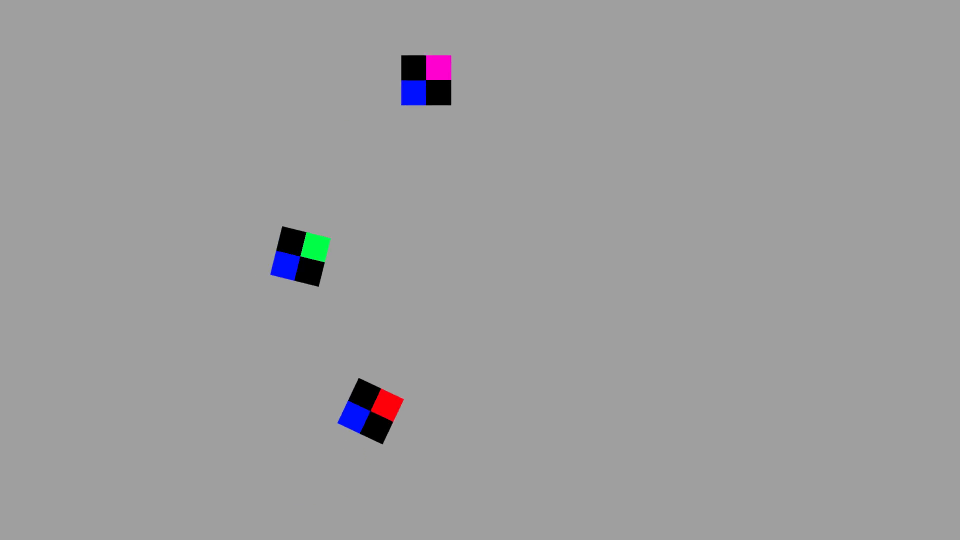
#> input picture frame 12 of Resources/test.mp4, 1920 x 1080 px (shown at 1/2 size)
$ python TestVideo.py
#> lines starting #> are read from the running program, lines starting #| are printed output that depends on the picture; after the words box and inside, x2 and y2 are one past the last pixel; in counts of white or black regions, pixels touching at a corner belong together
from inspect import stack
import math
import time
import cv2
import numpy as np

path = "Resources/test.mp4"

cap = cv2.VideoCapture(path)

kernel = np.ones((5,5), np.uint8)

positions = [(0, 0), (0, 0), (0, 0)]

cTime = 0

m_min = m_max = s_min = s_max = v_min = v_max = 0

success, img = cap.read()
#> img is the input picture: shape (1080, 1920, 3); mean B, G, R 158, 157.1, 157.3

def mMin (x):
    global m_min
    m_min = x
def mMax (x):
    global m_max
    m_max = x
def sMin (x):
    global s_min
    s_min = x
def sMax (x):
    global s_max
    s_max = x
def vMin (x):
    global v_min
    v_min = x
def vMax (x):
    global v_max
    v_max = x

def getContours(img, cTime):
    contours, hierarchy = cv2.findContours(img, cv2.RETR_EXTERNAL, cv2.CHAIN_APPROX_NONE)
    i = 0
    for cnt in contours:
        if cv2.contourArea(cnt) > 500:
            peri = cv2.arcLength(cnt,True)
            aprox = cv2.approxPolyDP(cnt, 0.02*peri, True)
            x, y, w, h = cv2.boundingRect(aprox)
            cx = int (x + w / 2)
            cy = int (y + h / 2)
            speed = math.sqrt((cx - positions[i][0])**2 + (cy - positions[i][1])**2) # deslocamento
            positions[i] = (cx, cy)
            cv2.rectangle(imgContour, (x, y), (x + w, y + h), (0, 255, 0), 2)
            cv2.circle(imgContour, (cx, cy), 7, (0, 0, 255), -1)
            print(f"Robo {i} -> x: {cx} y: {cy} speed: {speed}")
            i += 1
    print()

imgHSV = cv2.cvtColor(img,cv2.COLOR_BGR2HSV)
#> imgHSV: shape (1080, 1920, 3); mean H, S, V 1.2, 2.2, 158.5
imgContour = img.copy()

cv2.namedWindow("Sliders")
cv2.resizeWindow("Sliders",600,300)
cv2.createTrackbar("Matiz mínima","Sliders",0,179,mMin)
cv2.createTrackbar("Matiz máxima","Sliders",179,179,mMax)
cv2.createTrackbar("Saturação mínima","Sliders",101,255,sMin)
cv2.createTrackbar("Saturação máxima","Sliders",255,255,sMax)
cv2.createTrackbar("Valor mínima","Sliders",40,255,vMin)
cv2.createTrackbar("Valor máxima","Sliders",255,255,vMax)

# Calibrando as cores
while True:

    minimos = np.array([m_min,s_min,v_min])
    maximos = np.array([m_max,s_max,v_max])

    mask = cv2.inRange(imgHSV,minimos,maximos)
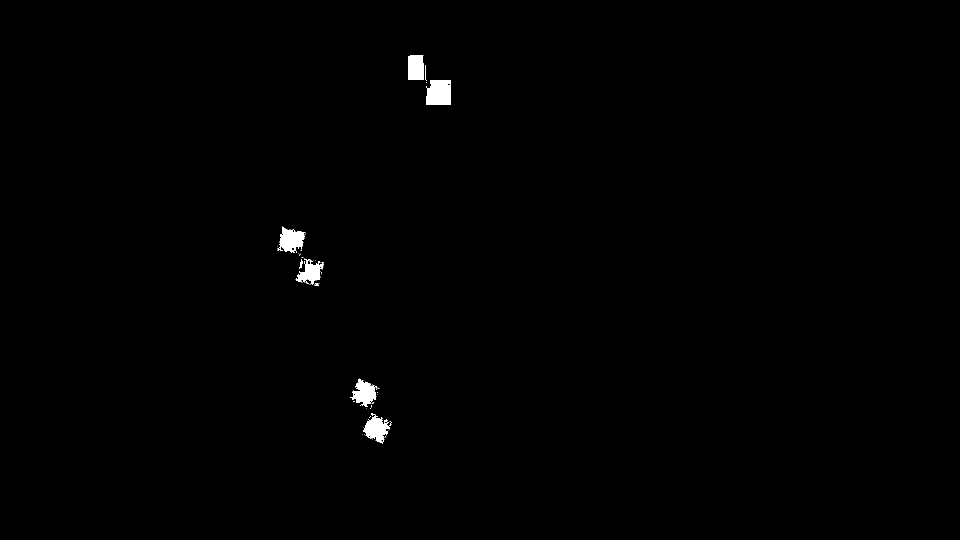
#> mask: shape (1080, 1920) (shown at 1/2 size); 0.51% white; 70 white regions (60 under 20 px), largest, box (x1, y1, x2, y2) and area: (852, 160, 902, 210) 2201, (555, 453, 611, 506) 1799, (726, 831, 780, 888) 1722
    result = cv2.bitwise_and(img,img,mask=mask)
#> result: shape (1080, 1920, 3); every value is 0
    #imgCanny = cv2.Canny(result, 150, 150)
    #imgCanny = cv2.dilate(imgCanny, kernel, iterations=1)
    #getContours(imgCanny)

    stack = np.hstack((img,imgHSV,result))
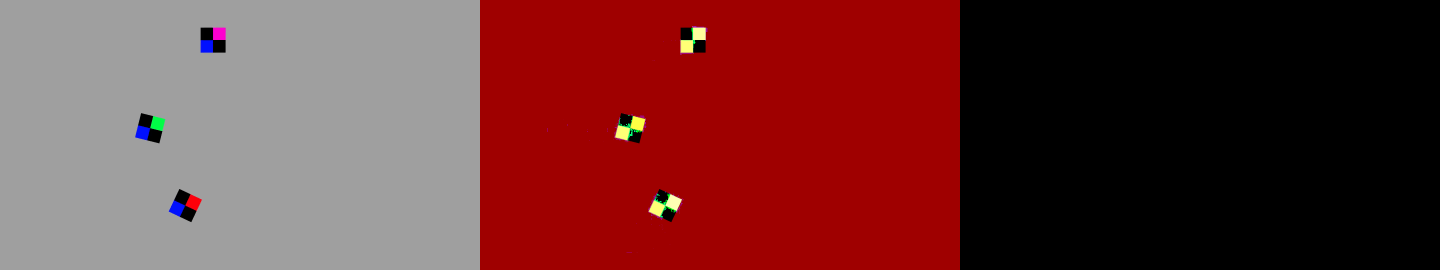
#> stack: shape (1080, 5760, 3) (shown at 1/4 size); mean B, G, R 53.1, 53.1, 105.3

    cv2.imshow("Calibrating", result)
    #cv2.imshow("Alou", imgContour)
    #cv2.imshow("Canny", imgCanny)

    #cv2.imshow("Mask",mask)

    if cv2.waitKey(1) & 0xFF == ord('q'):
#> (key q is pressed here)
        break

cv2.destroyAllWindows()

# rodando o video
while True:
    success, img = cap.read()
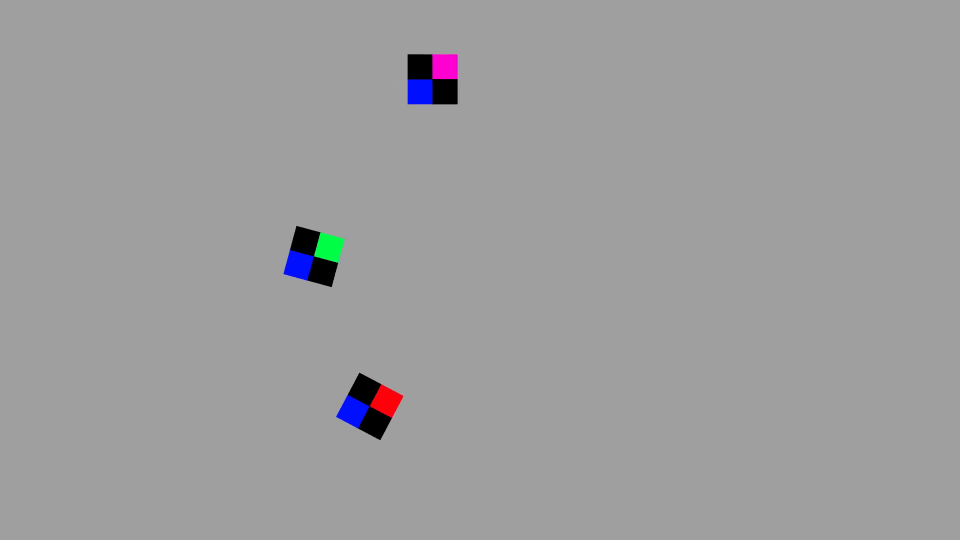
#> input picture frame 13 of Resources/test.mp4, 1920 x 1080 px (shown at 1/2 size)
#> img is the input picture: shape (1080, 1920, 3); mean B, G, R 158, 157.1, 157.3

    if success:
        imgHSV = cv2.cvtColor(img,cv2.COLOR_BGR2HSV)
#> imgHSV: shape (1080, 1920, 3); mean H, S, V 1.2, 2.2, 158.5
        imgContour = img.copy()

        minimos = np.array([m_min,s_min,v_min])
        maximos = np.array([m_max,s_max,v_max])

        mask = cv2.inRange(imgHSV,minimos,maximos)
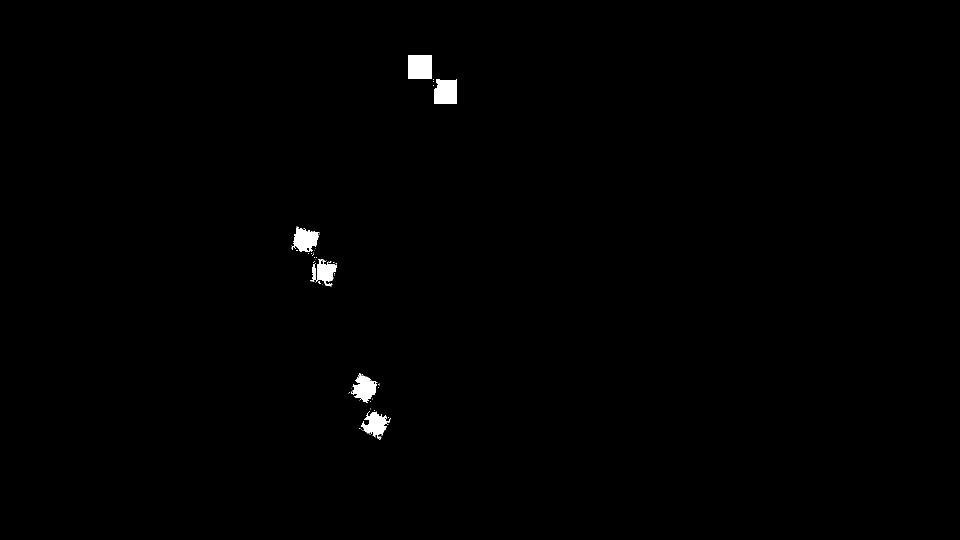
#> mask: shape (1080, 1920) (shown at 1/2 size); 0.54% white; 75 white regions (68 under 20 px), largest, box (x1, y1, x2, y2) and area: (816, 110, 864, 158) 2304, (868, 158, 914, 208) 2104, (583, 453, 639, 504) 1764
        result = cv2.bitwise_and(img,img,mask=mask)

        imgCanny = cv2.Canny(result, 150, 150)
#> imgCanny: shape (1080, 1920); every value is 0
        imgCanny = cv2.dilate(imgCanny, kernel, iterations=1)

        cTime = time.time() - cTime
        getContours(imgCanny, cTime)
#> in getContours, `contours, hierarchy = cv2.findContours(img, cv2.RETR_EXTERNAL, cv2.CHA..`: contours = []
#> after the loop in getContours, `for cnt in contours:`: i = 0; positions = [(0, 0), (0, 0), (0, 0)]
        cTime = time.time()

        #cv2.imshow("Video", img)
        #cv2.imshow("Result", result)
        cv2.imshow("Countours", imgContour)

    if cv2.waitKey(1) & 0xFF == ord('q'):
#> (key q is pressed here)
        break

$ run again, starting later in the video
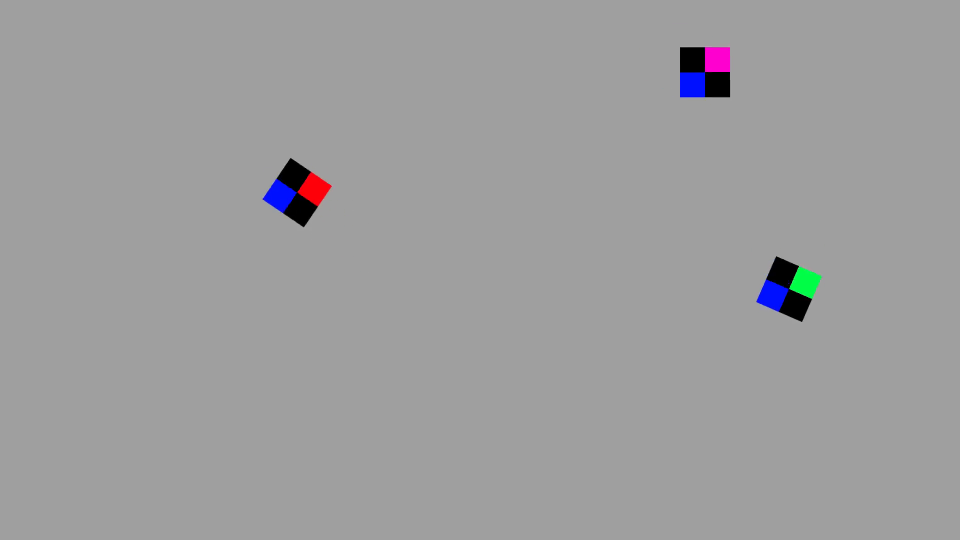
#> input picture frame 56 of Resources/test.mp4, 1920 x 1080 px (shown at 1/2 size)
#> img is the input picture: shape (1080, 1920, 3); mean B, G, R 158, 157.1, 157.3
#> result: shape (1080, 1920, 3); every value is 0
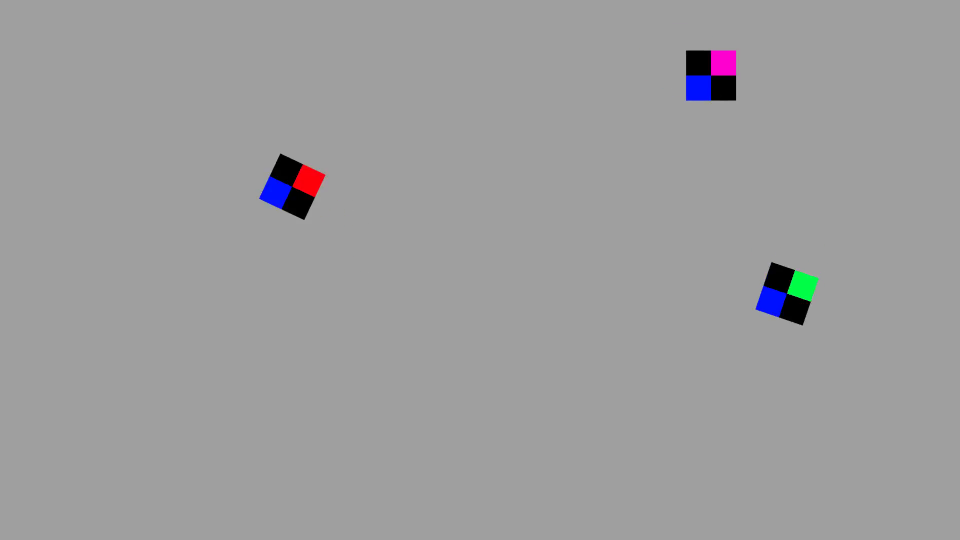
#> input picture frame 57 of Resources/test.mp4, 1920 x 1080 px (shown at 1/2 size)
#> img is the input picture: shape (1080, 1920, 3); mean B, G, R 158, 157.1, 157.3
#> `mask = cv2.inRange(imgHSV,minimos,maximos)`:
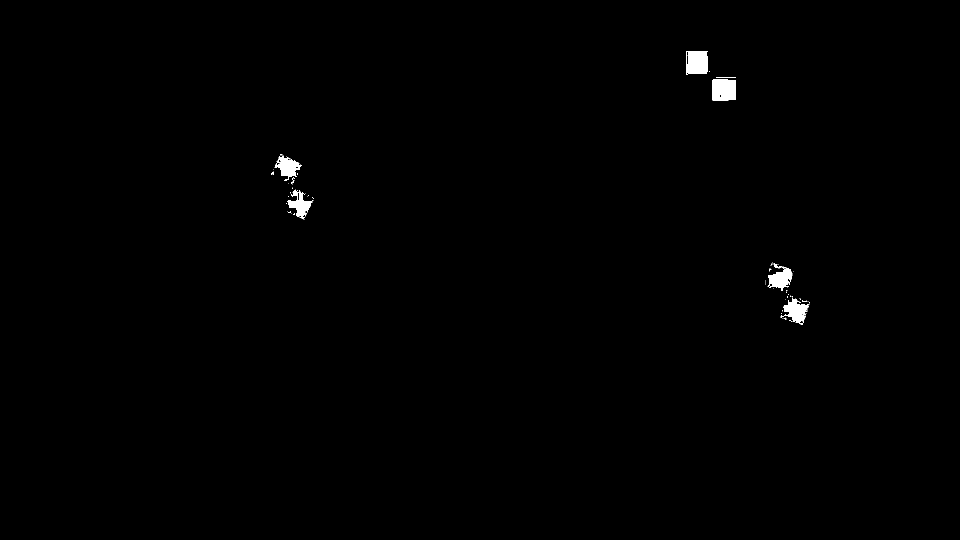
#> mask: shape (1080, 1920) (shown at 1/2 size); 0.47% white; 75 white regions (65 under 20 px), largest, box (x1, y1, x2, y2) and area: (1424, 158, 1472, 201) 1979, (1373, 102, 1416, 150) 1858, (1561, 595, 1618, 650) 1467
#> imgCanny: shape (1080, 1920); every value is 0
#> contours = []
#> after the loop in getContours, `for cnt in contours:`: i = 0; positions = [(0, 0), (0, 0), (0, 0)]

$ run again, starting later in the video
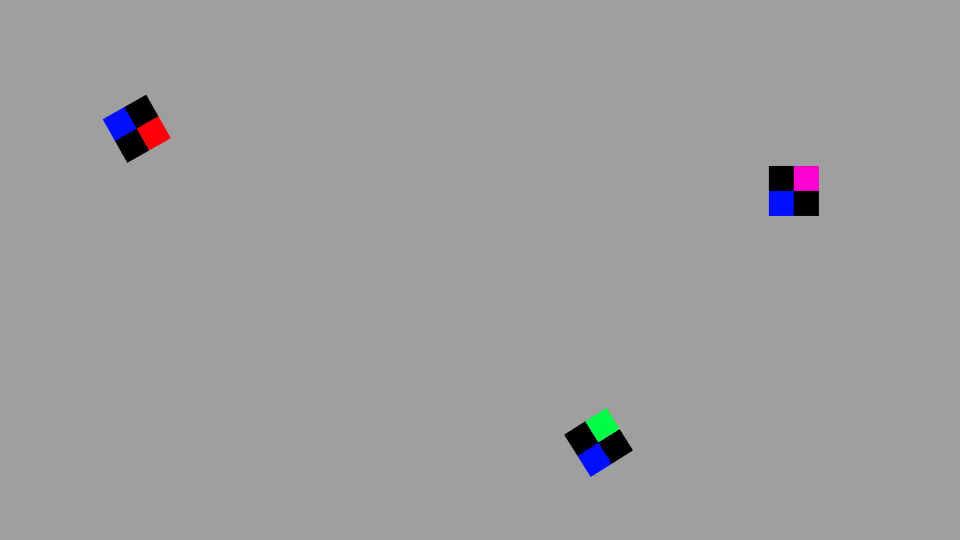
#> input picture frame 100 of Resources/test.mp4, 1920 x 1080 px (shown at 1/2 size)
#> img is the input picture: shape (1080, 1920, 3); mean B, G, R 158, 157.1, 157.3
#> result: shape (1080, 1920, 3); every value is 0
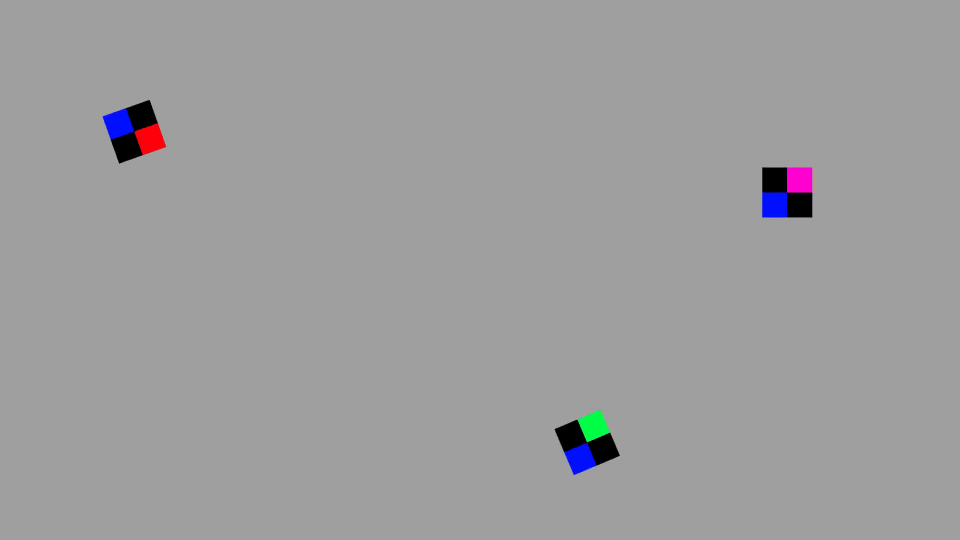
#> input picture frame 101 of Resources/test.mp4, 1920 x 1080 px (shown at 1/2 size)
#> img is the input picture: shape (1080, 1920, 3); mean B, G, R 158, 157.1, 157.3
#> `mask = cv2.inRange(imgHSV,minimos,maximos)`:
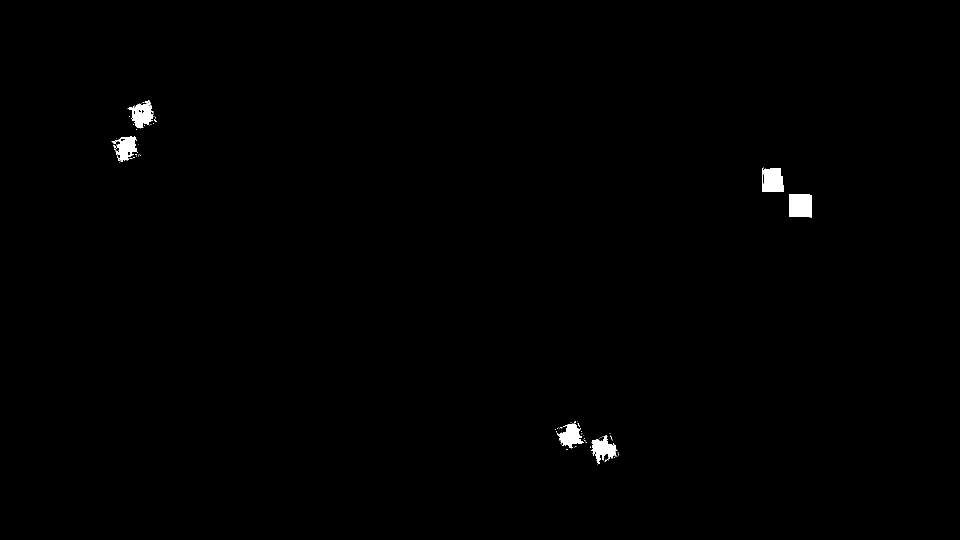
#> mask: shape (1080, 1920) (shown at 1/2 size); 0.48% white; 92 white regions (85 under 20 px), largest, box (x1, y1, x2, y2) and area: (1578, 388, 1624, 435) 2023, (1528, 336, 1568, 384) 1735, (257, 201, 308, 256) 1588
#> imgCanny: shape (1080, 1920); every value is 0
#> contours = []
#> after the loop in getContours, `for cnt in contours:`: i = 0; positions = [(0, 0), (0, 0), (0, 0)]
